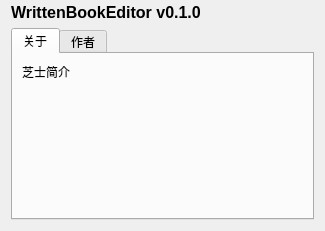
<?xml version="1.0" encoding="UTF-8"?>
<ui version="4.0">
 <class>AboutForm</class>
 <widget class="QWidget" name="AboutForm">
  <property name="geometry">
   <rect>
    <x>0</x>
    <y>0</y>
    <width>320</width>
    <height>180</height>
   </rect>
  </property>
  <property name="windowTitle">
   <string>关于</string>
  </property>
  <layout class="QVBoxLayout" name="verticalLayout_2">
   <property name="topMargin">
    <number>3</number>
   </property>
   <item>
    <layout class="QVBoxLayout" name="verticalLayout">
     <item>
      <widget class="QLabel" name="lb_title">
       <property name="font">
        <font>
         <pointsize>12</pointsize>
         <bold>true</bold>
        </font>
       </property>
       <property name="text">
        <string>WrittenBookEditor v0.1.0</string>
       </property>
      </widget>
     </item>
    </layout>
   </item>
   <item>
    <widget class="QTabWidget" name="tabWidget">
     <property name="currentIndex">
      <number>0</number>
     </property>
     <widget class="QWidget" name="tab_about">
      <attribute name="title">
       <string>关于</string>
      </attribute>
      <layout class="QGridLayout" name="gridLayout_2">
       <item row="0" column="0">
        <widget class="QLabel" name="lb_about">
         <property name="text">
          <string>芝士简介</string>
         </property>
         <property name="alignment">
          <set>Qt::AlignLeading|Qt::AlignLeft|Qt::AlignTop</set>
         </property>
         <property name="openExternalLinks">
          <bool>true</bool>
         </property>
        </widget>
       </item>
      </layout>
     </widget>
     <widget class="QWidget" name="tab_author">
      <attribute name="title">
       <string>作者</string>
      </attribute>
      <layout class="QVBoxLayout" name="verticalLayout_3">
       <item>
        <widget class="QGroupBox" name="gb_author">
         <property name="title">
          <string>作者</string>
         </property>
         <layout class="QGridLayout" name="gridLayout">
          <item row="2" column="0">
           <widget class="QLabel" name="lb_github">
            <property name="text">
             <string>Github</string>
            </property>
           </widget>
          </item>
          <item row="4" column="0">
           <widget class="QLabel" name="lb_email">
            <property name="text">
             <string>电子邮件</string>
            </property>
           </widget>
          </item>
          <item row="4" column="1">
           <widget class="QLabel" name="lb_email_link">
            <property name="text">
             <string>&lt;html&gt;&lt;head/&gt;&lt;body&gt;&lt;p&gt;&lt;a href=&quot;mailto:1782356858@qq.com&quot;&gt;&lt;span style=&quot; text-decoration: underline; color:#007af4;&quot;&gt;1782356858@qq.com&lt;/span&gt;&lt;/a&gt;&lt;/p&gt;&lt;/body&gt;&lt;/html&gt;</string>
            </property>
            <property name="openExternalLinks">
             <bool>true</bool>
            </property>
           </widget>
          </item>
          <item row="0" column="0" colspan="3">
           <widget class="QLabel" name="lb_author_name">
            <property name="font">
             <font>
              <pointsize>10</pointsize>
             </font>
            </property>
            <property name="text">
             <string>XiYang6666</string>
            </property>
           </widget>
          </item>
          <item row="4" column="2">
           <spacer name="horizontalSpacer">
            <property name="orientation">
             <enum>Qt::Horizontal</enum>
            </property>
            <property name="sizeHint" stdset="0">
             <size>
              <width>40</width>
              <height>10</height>
             </size>
            </property>
           </spacer>
          </item>
          <item row="2" column="1">
           <widget class="QLabel" name="lb_github_link">
            <property name="text">
             <string>&lt;html&gt;&lt;head/&gt;&lt;body&gt;&lt;p&gt;&lt;a href=&quot;https://github.com/XiYang6666&quot;&gt;&lt;span style=&quot; text-decoration: underline; color:#007af4;&quot;&gt;https://github.com/XiYang6666&lt;/span&gt;&lt;/a&gt;&lt;/p&gt;&lt;/body&gt;&lt;/html&gt;</string>
            </property>
            <property name="openExternalLinks">
             <bool>true</bool>
            </property>
           </widget>
          </item>
          <item row="1" column="0">
           <widget class="QLabel" name="lb_mainpage">
            <property name="text">
             <string>主页</string>
            </property>
           </widget>
          </item>
          <item row="1" column="1">
           <widget class="QLabel" name="lb_mainpage_link">
            <property name="text">
             <string>&lt;html&gt;&lt;head/&gt;&lt;body&gt;&lt;p&gt;&lt;a href=&quot;https://xiyang6666.top/&quot;&gt;&lt;span style=&quot; text-decoration: underline; color:#007af4;&quot;&gt;https://xiyang6666.top/&lt;/span&gt;&lt;/a&gt;&lt;/p&gt;&lt;/body&gt;&lt;/html&gt;</string>
            </property>
            <property name="openExternalLinks">
             <bool>true</bool>
            </property>
           </widget>
          </item>
          <item row="3" column="0">
           <widget class="QLabel" name="lb_bilibili">
            <property name="text">
             <string>BiliBili</string>
            </property>
           </widget>
          </item>
          <item row="3" column="1">
           <widget class="QLabel" name="lb_bilibili_link">
            <property name="mouseTracking">
             <bool>true</bool>
            </property>
            <property name="text">
             <string>&lt;html&gt;&lt;head/&gt;&lt;body&gt;&lt;p&gt;&lt;a href=&quot;https://space.bilibili.com/1088981781&quot;&gt;&lt;span style=&quot; text-decoration: underline; color:#007af4;&quot;&gt;https://space.bilibili.com/1088981781&lt;/span&gt;&lt;/a&gt;&lt;/p&gt;&lt;/body&gt;&lt;/html&gt;</string>
            </property>
            <property name="openExternalLinks">
             <bool>true</bool>
            </property>
           </widget>
          </item>
         </layout>
        </widget>
       </item>
       <item>
        <spacer name="verticalSpacer">
         <property name="orientation">
          <enum>Qt::Vertical</enum>
         </property>
         <property name="sizeHint" stdset="0">
          <size>
           <width>20</width>
           <height>40</height>
          </size>
         </property>
        </spacer>
       </item>
      </layout>
     </widget>
    </widget>
   </item>
  </layout>
 </widget>
 <resources/>
 <connections/>
</ui>
